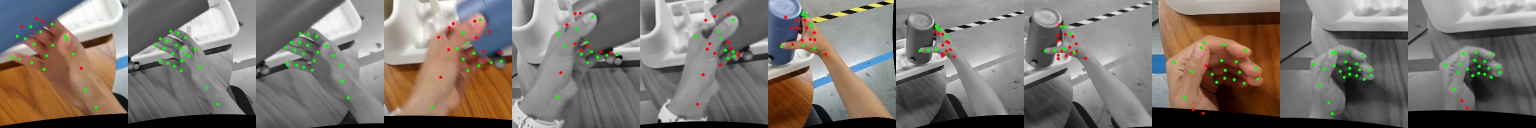
#> input picture handtracking/report/figs/fig_crops.jpg, 3072 x 256 px, given in place of 000080.jpg, which was not available (shown at 1/2 size)
$ python doc_harness_figs.py out.png
#> lines starting #> are read from the running program, lines starting #| are printed output that depends on the picture; after the words box and inside, x2 and y2 are one past the last pixel; in counts of white or black regions, pixels touching at a corner belong together
"""Figures for the Ego2Sim harness breakdown doc, from the ep41 white pot run.
  doc_harness_figs.py OUT_DIR
Run with any env that has Pillow + numpy (e.g. envs/recon_host)."""
import sys
from pathlib import Path

import numpy as np
from PIL import Image, ImageDraw, ImageFont

A = Path.home() / "v2d/agenticSTAR"
CAP = A / "captures/white_pot_e2s"
RUN = A / "runs/ep41_white_pot_20261016-200728"
IT = RUN / "iterations"
OUT = Path(sys.argv[1]); OUT.mkdir(parents=True, exist_ok=True)
try:
    FONT = ImageFont.truetype("DejaVuSans.ttf", 22)
except OSError:
    FONT = ImageFont.load_default()


def r(i):
    return IT / f"{i:06d}/renders/0001"


def fit_h(im, h):
    return im.resize((round(im.width * h / im.height), h), Image.LANCZOS)


def row(panels, h=360, pad=12, label_h=34):
    ims = [fit_h(p.convert("RGB"), h) for p, _ in panels]
    W = sum(i.width for i in ims) + pad * (len(ims) + 1)
    canvas = Image.new("RGB", (W, h + label_h + 2 * pad), "white")
    d = ImageDraw.Draw(canvas); x = pad
    for im, (_, lab) in zip(ims, panels):
        canvas.paste(im, (x, pad + label_h)); d.text((x, pad + 4), lab, fill=(30, 30, 30), font=FONT); x += im.width + pad
    return canvas


def tint(rgb, mask, color, a=0.5):
    out = np.asarray(rgb.convert("RGB"), float).copy(); m = np.asarray(mask.convert("L").resize(rgb.size)) > 127
    out[m] = (1 - a) * out[m] + a * np.array(color, float)
    return Image.fromarray(out.astype(np.uint8))


def depth_img(npz, size):
    z = np.load(npz); d = z["local"][..., 2]; keep = z["keep"] & np.isfinite(d) & (d > 0)
    lo, hi = np.percentile(d[keep], [2, 98]); t = np.clip((d - lo) / (hi - lo), 0, 1)
    rgb = np.stack([255 * t, 255 * (1 - np.abs(t - 0.5) * 2), 255 * (1 - t)], -1)  # near blue -> far red
    rgb[~keep] = 235
    return Image.fromarray(rgb.astype(np.uint8)).resize(size, Image.NEAREST)


def save(im, name, max_w=1600):
    if im.width > max_w:
        im = im.resize((max_w, round(im.height * max_w / im.width)), Image.LANCZOS)
    im.save(OUT / name, optimize=True); print(name, im.size)


f = "000080"
frame = Image.open(CAP / f"frames/{f}.jpg")
#> frame is the input picture: PIL image 3072x256 RGB; mean R, G, B 122.8, 115.9, 109.3
save(row([(frame, "frame 080"),
          (tint(frame, Image.open(CAP / f"mask_object/{f}.png"), (40, 170, 90)), "object mask (SAM2)"),
          (tint(frame, Image.open(CAP / f"mask_hand/{f}.png"), (220, 60, 60)), "hand mask = don't care"),
          (depth_img(CAP / f"depth/{f}.npz", frame.size), "stereo depth (near blue, far red)")]), "s1_capture.png")
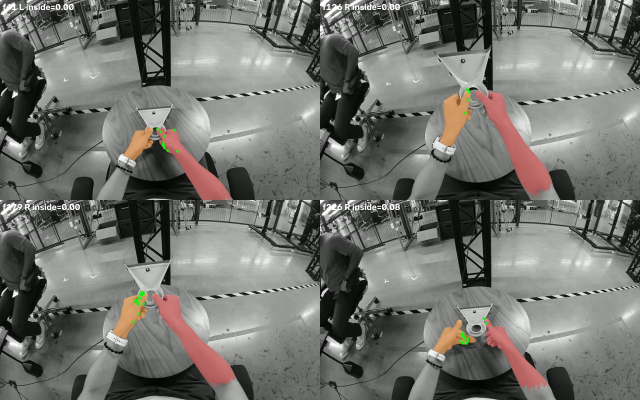
#> input picture handtracking/report/figs/fig_gate_ep40.jpg, 1280 x 800 px, given in place of 000080.png, which was not available (shown at 1/2 size)
#> in tint, `m = np.asarray(mask.convert('L').resize(rgb.size)) > 127`:
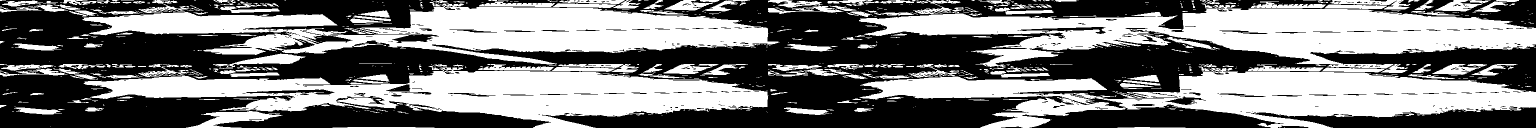
#> m: shape (256, 3072) bool (shown at 1/2 size); 48.2% white; 723 white regions (451 under 20 px), largest, box (x1, y1, x2, y2) and area: (1718, 9, 3072, 145) 83295, (165, 7, 1559, 131) 78292, (167, 134, 1537, 256) 77805
#> in tint, `out[m] = (1 - a) * out[m] + a * np.array(color, float)`:
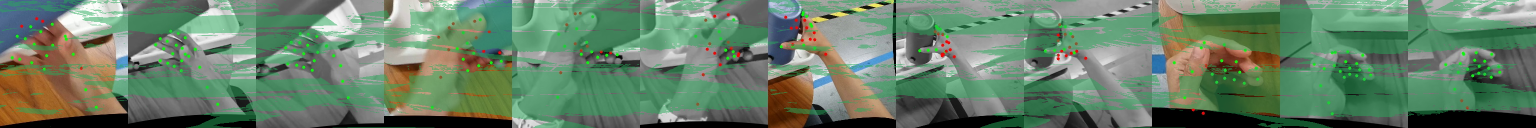
#> out: shape (256, 3072, 3) float64 (shown at 1/2 size); mean R, G, B 102.3, 128.4, 104
#> call 2 of tint, with color = (220, 60, 60), a = 0.5
#> in tint (call 2), `out[m] = (1 - a) * out[m] + a * np.array(color, float)`:
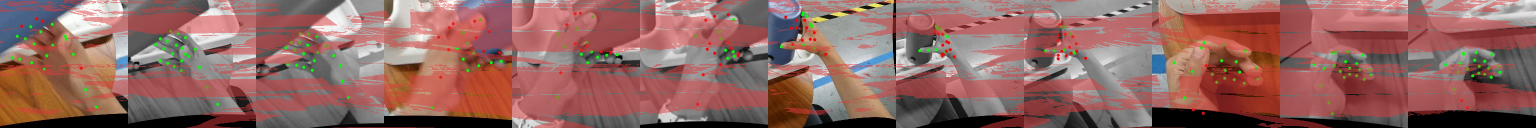
#> out: shape (256, 3072, 3) float64 (shown at 1/2 size); mean R, G, B 145.7, 101.9, 96.8
#> (the run stopped early here; a loop or call above may not have finished)
